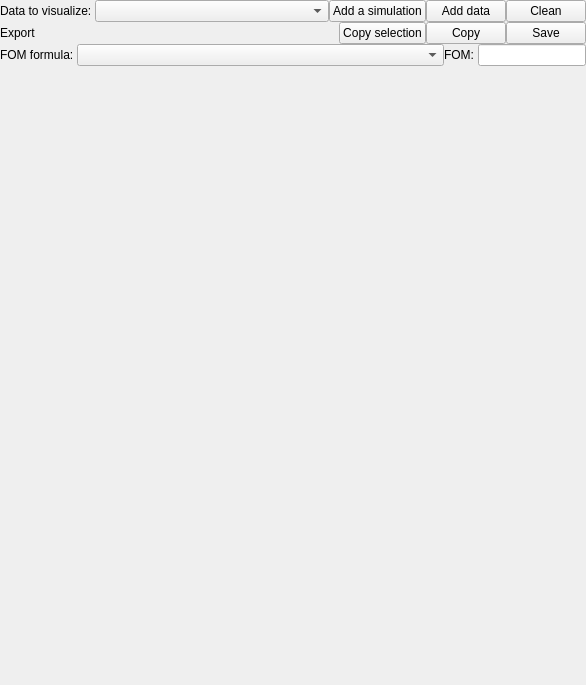
<?xml version="1.0" encoding="UTF-8"?>
<ui version="4.0">
 <class>analysis_windows</class>
 <widget class="QWidget" name="analysis_windows">
  <property name="geometry">
   <rect>
    <x>0</x>
    <y>0</y>
    <width>586</width>
    <height>685</height>
   </rect>
  </property>
  <property name="windowTitle">
   <string>analiser</string>
  </property>
  <layout class="QVBoxLayout" name="verticalLayout">
   <property name="spacing">
    <number>0</number>
   </property>
   <property name="margin">
    <number>0</number>
   </property>
   <item>
    <widget class="QWidget" name="widget" native="true">
     <layout class="QHBoxLayout" name="horizontalLayout">
      <property name="spacing">
       <number>0</number>
      </property>
      <property name="margin">
       <number>0</number>
      </property>
      <item>
       <widget class="QLabel" name="label">
        <property name="text">
         <string>Data to visualize: </string>
        </property>
       </widget>
      </item>
      <item>
       <widget class="QComboBox" name="choose_data_combo">
        <property name="sizePolicy">
         <sizepolicy hsizetype="Expanding" vsizetype="Fixed">
          <horstretch>0</horstretch>
          <verstretch>0</verstretch>
         </sizepolicy>
        </property>
       </widget>
      </item>
      <item>
       <widget class="QPushButton" name="add_sim_button">
        <property name="text">
         <string>Add a simulation</string>
        </property>
       </widget>
      </item>
      <item>
       <widget class="QPushButton" name="add_data_button">
        <property name="text">
         <string>Add data</string>
        </property>
       </widget>
      </item>
      <item>
       <widget class="QPushButton" name="clear_button">
        <property name="text">
         <string>Clean</string>
        </property>
       </widget>
      </item>
     </layout>
    </widget>
   </item>
   <item>
    <widget class="QWidget" name="export_widget" native="true">
     <property name="sizePolicy">
      <sizepolicy hsizetype="Preferred" vsizetype="Fixed">
       <horstretch>0</horstretch>
       <verstretch>0</verstretch>
      </sizepolicy>
     </property>
     <layout class="QHBoxLayout" name="horizontalLayout_2">
      <property name="spacing">
       <number>0</number>
      </property>
      <property name="margin">
       <number>0</number>
      </property>
      <item>
       <widget class="QLabel" name="label_2">
        <property name="sizePolicy">
         <sizepolicy hsizetype="Expanding" vsizetype="Fixed">
          <horstretch>0</horstretch>
          <verstretch>0</verstretch>
         </sizepolicy>
        </property>
        <property name="text">
         <string>Export</string>
        </property>
       </widget>
      </item>
      <item>
       <widget class="QPushButton" name="copy_select_button">
        <property name="text">
         <string>Copy selection</string>
        </property>
       </widget>
      </item>
      <item>
       <widget class="QPushButton" name="copy_data_button">
        <property name="text">
         <string>Copy</string>
        </property>
       </widget>
      </item>
      <item>
       <widget class="QPushButton" name="save_data_button">
        <property name="text">
         <string>Save</string>
        </property>
       </widget>
      </item>
     </layout>
    </widget>
   </item>
   <item>
    <widget class="QWidget" name="fom_widget" native="true">
     <layout class="QHBoxLayout" name="horizontalLayout_4">
      <property name="spacing">
       <number>0</number>
      </property>
      <property name="margin">
       <number>0</number>
      </property>
      <item>
       <widget class="QLabel" name="label_4">
        <property name="sizePolicy">
         <sizepolicy hsizetype="Minimum" vsizetype="Preferred">
          <horstretch>0</horstretch>
          <verstretch>0</verstretch>
         </sizepolicy>
        </property>
        <property name="text">
         <string>FOM formula: </string>
        </property>
       </widget>
      </item>
      <item>
       <widget class="QComboBox" name="fom_selector">
        <property name="sizePolicy">
         <sizepolicy hsizetype="Expanding" vsizetype="Fixed">
          <horstretch>0</horstretch>
          <verstretch>0</verstretch>
         </sizepolicy>
        </property>
       </widget>
      </item>
      <item>
       <widget class="QLabel" name="fom_label">
        <property name="sizePolicy">
         <sizepolicy hsizetype="Minimum" vsizetype="Preferred">
          <horstretch>0</horstretch>
          <verstretch>0</verstretch>
         </sizepolicy>
        </property>
        <property name="text">
         <string>FOM: </string>
        </property>
       </widget>
      </item>
      <item>
       <widget class="QLineEdit" name="fom_line">
        <property name="sizePolicy">
         <sizepolicy hsizetype="Minimum" vsizetype="Fixed">
          <horstretch>0</horstretch>
          <verstretch>0</verstretch>
         </sizepolicy>
        </property>
       </widget>
      </item>
     </layout>
    </widget>
   </item>
   <item>
    <widget class="QWidget" name="widget_2" native="true">
     <property name="sizePolicy">
      <sizepolicy hsizetype="Preferred" vsizetype="Expanding">
       <horstretch>0</horstretch>
       <verstretch>0</verstretch>
      </sizepolicy>
     </property>
     <layout class="QVBoxLayout" name="main_layout">
      <property name="spacing">
       <number>0</number>
      </property>
      <property name="margin">
       <number>0</number>
      </property>
      <item>
       <widget class="QWidget" name="main_widget" native="true">
        <layout class="QVBoxLayout" name="verticalLayout_2">
         <property name="spacing">
          <number>0</number>
         </property>
         <property name="margin">
          <number>0</number>
         </property>
        </layout>
       </widget>
      </item>
     </layout>
    </widget>
   </item>
  </layout>
 </widget>
 <resources/>
 <connections/>
</ui>
